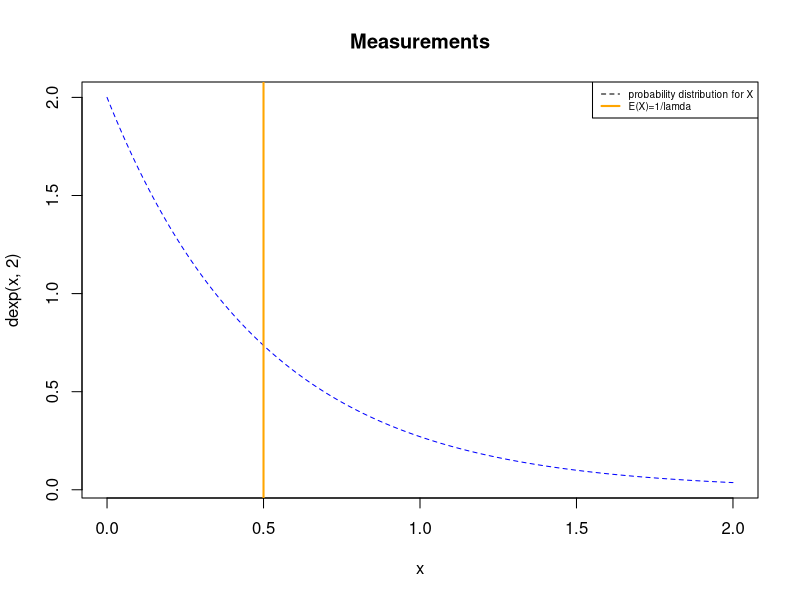
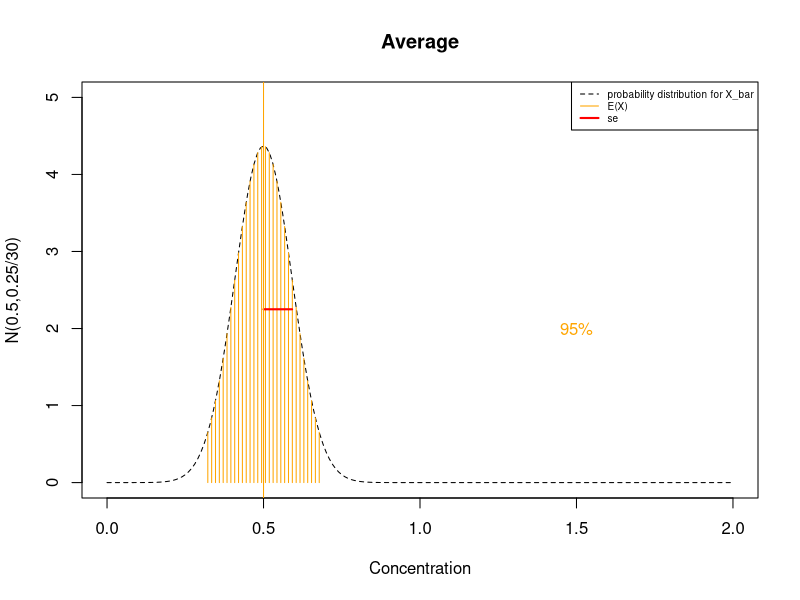

Recreate these plots in R, in order.
## ---- chunk 1
x <- seq(0,2, 0.01)

#hist(concentration, freq = FALSE, br=10)
plot(x, dexp(x, 2), type="l",col="blue", lty=2, main="Measurements") 


abline(v=0.5, lwd=2, col="orange")


legend("topright",legend = c("probability distribution for X", "E(X)=1/lamda" ),lty=c(2,1), lwd=c(1,2),col=c("black", "orange"), cex=0.6)

## ---- chunk 2
plot(x, dnorm(x, 0.5, sqrt(0.25/30)), type="l", col="black",ylim=c(0,5),xlab="Concentration", lty=2, ylab="N(0.5,0.25/30)", main="Average")


legend("topright",legend = c("probability distribution for X_bar", "E(X)", "se"),lty=c(2,1,1), lwd=c(1,1,2),col=c("black", "orange", "red"), cex=0.6)

int <- seq(0.322, 0.678, length.out=30)

text(1.5, 2, "95%", col="orange")

for(i in int)
lines(c(i, i),c(0, dnorm(i, 0.5,sqrt(0.25/30))), col="orange", lwd=1)

lines(c(sqrt(0.25/30)+0.5, 0.5),c(2.25, 2.25), col="red", lwd=2)

abline(v=0.5, col="orange")
